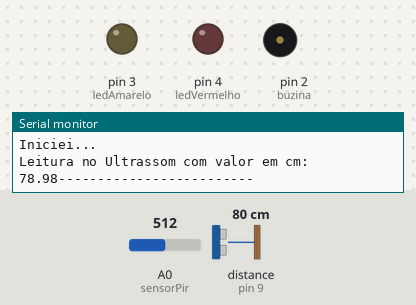
A sketch run on a simulated Arduino Uno, built with avr-gcc and run on an emulated ATmega328P. Parts: output pins drawn as LEDs (lit = HIGH), buzzer (waves = sounding), the last lines printed to the serial monitor. Wiring (inferred from the names in the program): ultrasonic range finder: trigger pin 8; echo pin 9. Inputs (shaded band) come from the test bench; at power-on: A0 (sensorPir) = 512, distance to the obstacle (sensor on pin 9) 80 cm. The echo pulse lasts 58.3 µs per cm; pins used as bus, display or sensor lines are not drawn.

Above: at 5.0 s.
At 17.5 s:
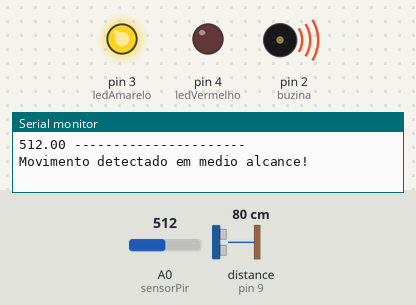
At 22.5 s:
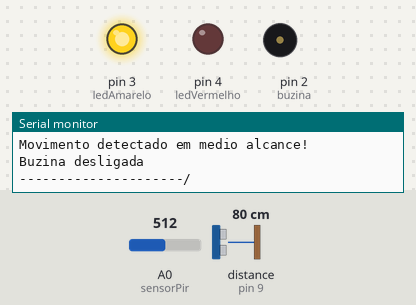
Timing chart, 0 to 32.6 s (numbered marks = the images above):
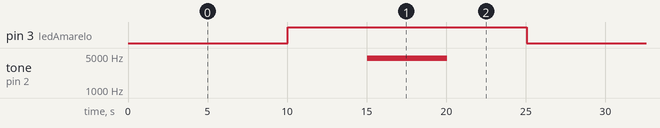

Measured:
- by itself, pin 3 (ledAmarelo): alternates HIGH for 15.0 s and LOW for 10.0 s
- by itself, tone on pin 2 (buzina): alternates 4500 Hz for 5.0 s and silent for 20.0 s

The sketch:

teste_fase01_completa.ino
```cpp
// Tutorial do sensor de estacionamento: https://www.youtube.com/watch?v=mMWcB-vFYZs  a perna chanfrada é a perna maior do led.

#define buzina  2
#define ledAmarelo 3
#define ledVermelho 4
#define trig  8
#define eccho 9
#define sensorPir A0
float distancia_cm;
float duracao;
float leituraPir;


// Ligações originais do vídeo: ledVermelho = 8 , ledVerde = 7, buzina = 9 , eccho (envia sinal) = 2,
//trigger(recebe sinal) = 3 ; resistor na perna negativa. O negativo vai direto pro
// negativo do polo na placa. O positivo que liga direto no pino que deseja. O vídeo usa o Fritzing.
// A buzina tem a perna positiva ligada na porta direta.

void setup() {
  // put your setup code here, to run once:

  pinMode(trig,OUTPUT);
  pinMode(eccho,INPUT);
  pinMode(buzina,OUTPUT);
  pinMode(ledAmarelo,OUTPUT);
  pinMode(ledVermelho,OUTPUT);
  pinMode (sensorPir,INPUT);
  Serial.begin(9600);
  Serial.println("Iniciei...");

}

void leituraUltrassom(){

  // Limpa o pino trigger
digitalWrite(trig, LOW);
delayMicroseconds(150);
digitalWrite(trig, HIGH);
delayMicroseconds(300);
digitalWrite(trig, LOW);

 // Faz a leitura no pino eccho
duracao = pulseIn(eccho, HIGH);
distancia_cm = duracao * 0.034/2;
Serial.println("Leitura no Ultrassom com valor em cm: ");
Serial.print (distancia_cm);
Serial.println("-------------------------");
delay(5000);

}
 void desligarBuzina(){
  Serial.println("Buzina desligada");
  Serial.println("---------------------/");
  noTone(buzina);
  delay(5000);
  }


 void leituraSensorPresenca(){
  leituraPir = analogRead(sensorPir);
  Serial.println("Leitura no sensor de presenca com movimento valorado em: ");
  Serial.print(leituraPir);
  Serial.println(" ---------------------- ");
   delay(5000);
 }

void loop() {

leituraUltrassom();
  leituraSensorPresenca();

  if (leituraPir>0){
  if(distancia_cm > 10.0){
 Serial.println("Movimento detectado em medio alcance!");
 digitalWrite(ledAmarelo, HIGH);
 delay(5000);
 tone(buzina, 4500);
 delay(5000);
 desligarBuzina();
 digitalWrite(ledAmarelo,LOW);
}

if(distancia_cm<=10.0){
  Serial.println ("Perigo! Movimento detectado muito perto!");
  digitalWrite(ledVermelho, HIGH);
  delay(5000);
  tone(buzina,600);
  delay (5000);
  desligarBuzina();
  digitalWrite(ledVermelho, LOW);
  }

  }


}
```
